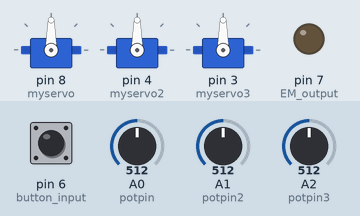
Recording of a sketch running on a simulated Arduino Uno, built with avr-gcc and run on an emulated ATmega328P. Shown: 3 × servo, output pins drawn as LEDs (lit = HIGH). Inputs (shaded band) come from the test bench; at power-on: pin 6 (button_input) LOW, A0 (potpin) = 512, A1 (potpin2) = 512, A2 (potpin3) = 512.

Above: at 1.2 s.
1.3 s: pin 6 (button_input) pulled HIGH for 0.15 s
At 2.0 s:
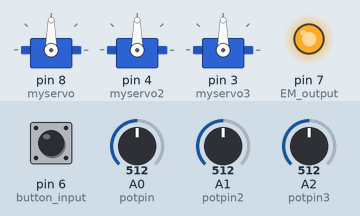
3.0 s: A0 (potpin) set to 716
At 4.2 s:
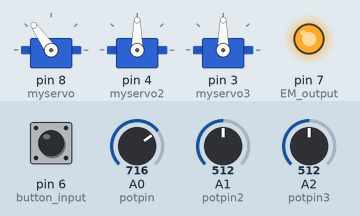
4.5 s: A1 (potpin2) set to 716
At 5.3 s:
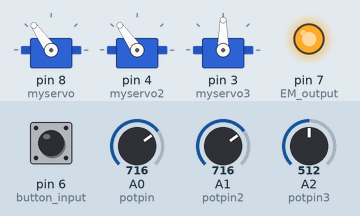
6.0 s: A2 (potpin3) set to 716
At 6.5 s:
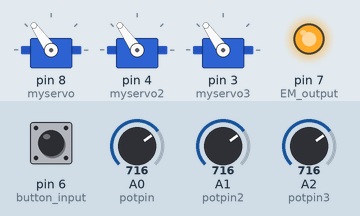
7.5 s: A0 (potpin) set to 900
At 8.7 s:
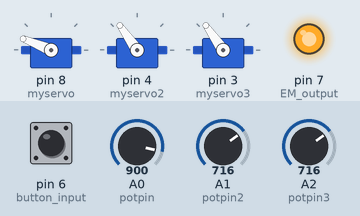
9.0 s: A1 (potpin2) set to 900
At 10.0 s:
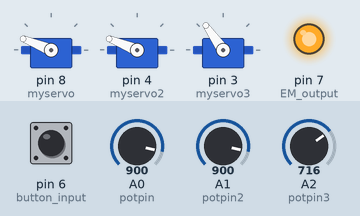
Timing chart, 0 to 11.5 s (numbered marks = the images above; inputs shaded):
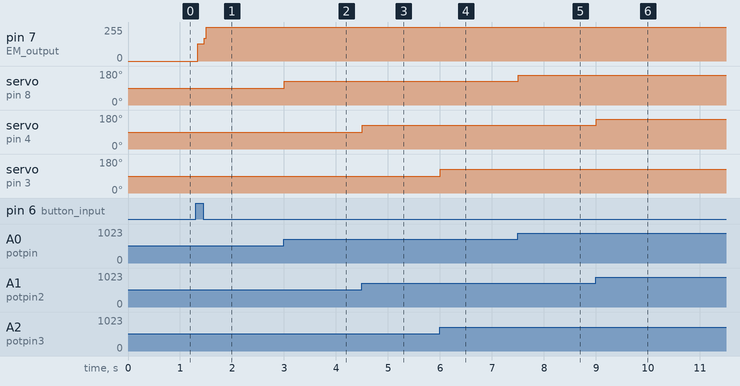

Measured:
- after the input at 1.3 s, pin 7 (EM_output): 0/255 → 129/255 at once, → 255/255 0.12 s later
- after the input at 3.0 s, servo on pin 8 (myservo): 90° → 125° at once
- after the input at 4.5 s, servo on pin 4 (myservo2): 90° → 125° at once
- after the input at 6.0 s, servo on pin 3 (myservo3): 90° → 125° at once
- after the input at 7.5 s, servo on pin 8 (myservo): 125° → 158° at once
- after the input at 9.0 s, servo on pin 4 (myservo2): 125° → 158° at once

The sketch:

Robotics_Programme.ino
```cpp
// this programme allows for the controlling of servos by potentialometers, along with the ability to turn on and of an inducible magnet with a mechanical switch.


#include <Servo.h>

Servo myservo;   // create servo object to control servo1
Servo myservo2;  // create servo object to control servo2
Servo myservo3;  // create servo object to control servo3

int potpin = A0;   // analog pin used to connect the potentiometer
int val;           // variable to read the value from the analog pin

int potpin2 = A1;  // analog pin used to connect the second potentiometer
int val2;          // variable to read the value from the second analog pin

int potpin3 = A2;  // analog pin used to connect the third potentiometer
int val3;          // variable to read the value from the third analog pin

int button_input = 6;  // digital pin used to connect the button
int EM_output = 7;     // digital pin used to control the electromagnet
int state = 0;         // variable to store the button state
bool EM_POWER = false; // boolean to store the state of the electromagnet

void setup() {

  myservo.attach(8); // Attach servos to corresponding pins
  myservo2.attach(4);
  myservo3.attach(3);

  pinMode(8, OUTPUT); // Set pin modes for servo pins, button input, and electromagnet output
  pinMode(4, OUTPUT);
  pinMode(3, OUTPUT);
  pinMode(button_input, INPUT);
  pinMode(EM_output, OUTPUT);
}

void loop() {

  if (digitalRead(button_input) == HIGH) { // Check if the button is pressed
    EM_POWER = !EM_POWER; // Toggle the electromagnet power state
    digitalWrite(EM_output, EM_POWER); // Set the electromagnet output based on the new power state
  }


  val = analogRead(potpin); // Read the value from the first potentiometer
  val = map(val, 0, 1023, 0, 180); // Map the value to a range of 0 to 180 degrees
  myservo.write(val); // Write the mapped value to the first servo


  val2 = analogRead(potpin2);
  val2 = map(val2, 0, 1023, 0, 180);
  myservo2.write(val2);

  val3 = analogRead(potpin3);
  val3 = map(val3, 0, 1023, 0, 180);
  myservo3.write(val3);
}


/*

some specific advantages of our code include:
•we specifically chose to map a range of values from 0 to 180 to limit the movement of the servo, a movement of 270 degrees could have proven
to implement error and may have made it harder to figure out in what position the servo was at any given moment during the competition
•we also wanted to print the state of the button onto the terminal so we always knew whether the magnet was on or off during the competition.
if all of the sudden the magnet was on but we thought it was of, this could have delayed us or introduced error during the competition.
•button for magnet, potentiometers for the serovs.


Our code is comprised of 3 segments.

Initialization:

Three Servo objects (myservo, myservo2, myservo3) are created to control three different servos.
Three potentiometers are connected to analog pins A0, A1, and A2.
A button is connected to digital pin 6 to toggle the state of the electromagnet.
An electromagnet is controlled via digital pin 7.
Variables are defined to store the state of the potentiometers (val, val2, val3), button (button_input), and electromagnet (EM_output and EM_POWER).
Setup Function:

Attach the servos to digital pins 8, 4, and 3.
Set the pin modes for the servo pins, button input, and electromagnet output.
Loop Function:

The state of the button is read. If the button is pressed, it toggles the EM_POWER boolean variable and updates the electromagnet state accordingly.
The values from the potentiometers are read and mapped from the range [0, 1023] to [0, 180] degrees.
The mapped values are then written to the corresponding servos, causing them to rotate to the position based on the potentiometer readings.

Setup Function:

Attach the servos to digital pins 8, 4, and 3.
Set the pin modes for the servo pins, button input, and electromagnet output.

Loop Function:

The state of the button is read. If the button is pressed, it toggles the EM_POWER boolean variable and updates the electromagnet state accordingly.
The values from the potentiometers are read and mapped from the range [0, 1023] to [0, 180] degrees.
The mapped values are then written to the corresponding servos, causing them to rotate to the position based on the potentiometer readings.

*/
```
